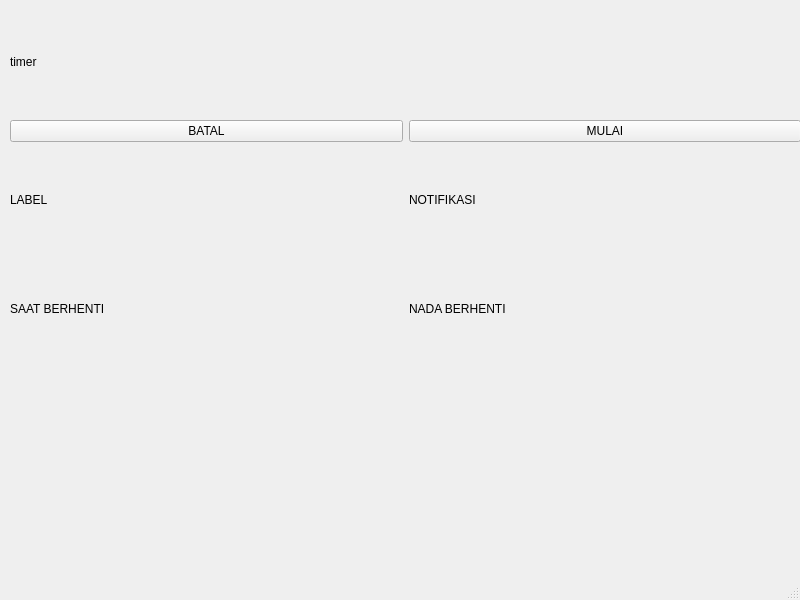
<?xml version="1.0" encoding="UTF-8"?>
<ui version="4.0">
 <class>MainWindow</class>
 <widget class="QMainWindow" name="MainWindow">
  <property name="geometry">
   <rect>
    <x>0</x>
    <y>0</y>
    <width>800</width>
    <height>600</height>
   </rect>
  </property>
  <property name="windowTitle">
   <string>MainWindow</string>
  </property>
  <widget class="QWidget" name="centralwidget">
   <widget class="QWidget" name="">
    <property name="geometry">
     <rect>
      <x>10</x>
      <y>10</y>
      <width>791</width>
      <height>351</height>
     </rect>
    </property>
    <layout class="QGridLayout" name="gridLayout">
     <item row="2" column="1">
      <widget class="QLabel" name="label_2">
       <property name="text">
        <string>NOTIFIKASI</string>
       </property>
      </widget>
     </item>
     <item row="3" column="1">
      <widget class="QLabel" name="label_4">
       <property name="text">
        <string>NADA BERHENTI</string>
       </property>
      </widget>
     </item>
     <item row="1" column="1">
      <widget class="QPushButton" name="pushButton">
       <property name="text">
        <string>MULAI</string>
       </property>
      </widget>
     </item>
     <item row="1" column="0">
      <widget class="QPushButton" name="pushButton_2">
       <property name="text">
        <string>BATAL</string>
       </property>
      </widget>
     </item>
     <item row="2" column="0">
      <widget class="QLabel" name="label">
       <property name="text">
        <string>LABEL</string>
       </property>
      </widget>
     </item>
     <item row="3" column="0">
      <widget class="QLabel" name="label_3">
       <property name="text">
        <string>SAAT BERHENTI</string>
       </property>
      </widget>
     </item>
     <item row="0" column="0" colspan="2">
      <widget class="QLabel" name="label_5">
       <property name="text">
        <string>timer </string>
       </property>
      </widget>
     </item>
    </layout>
   </widget>
  </widget>
  <widget class="QMenuBar" name="menubar">
   <property name="geometry">
    <rect>
     <x>0</x>
     <y>0</y>
     <width>800</width>
     <height>18</height>
    </rect>
   </property>
  </widget>
  <widget class="QStatusBar" name="statusbar"/>
 </widget>
 <resources/>
 <connections/>
</ui>
